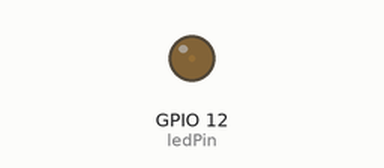
The sketch below on a simulated ESP32. On the bench: output pins drawn as LEDs (lit = HIGH).

Above: at 0.05 s.
At 2.15 s:
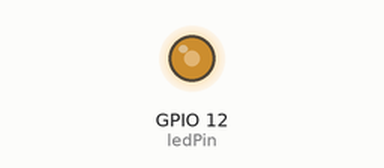
At 3.45 s:
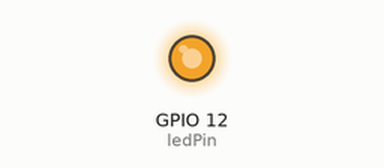
At 6.9 s:
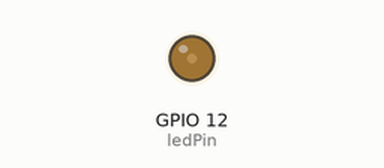
Timing chart, 0 to 10.0 s (numbered marks = the images above):
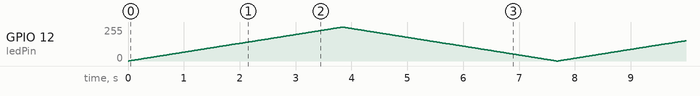

The sketch:

pwm.ino
```cpp
const int ledPin =12;       // the PWM pin the LED is attached to
const int freq = 5000;    // freq = 5 khz
const int resolution = 8;    // 8 bit resolution

void setup() {
 ledcAttach(ledPin, freq, resolution); // Attach LED pin to PWM channel with specified freq and resolution
}

void loop() {
  // Increase brightness
  for (int dutyCycle = 0; dutyCycle <= 255; dutyCycle++)
  {
    ledcWrite(ledPin, dutyCycle);  // Set PWM duty cycle
    delay(15);                     // Small delay for smooth fade
  }

  // Decrease brightness
  for (int dutyCycle = 255; dutyCycle >= 0; dutyCycle--)
  {
    ledcWrite(ledPin, dutyCycle);  // Set PWM duty cycle
    delay(15);                     // Small delay for smooth fade
  }
}
  
```
